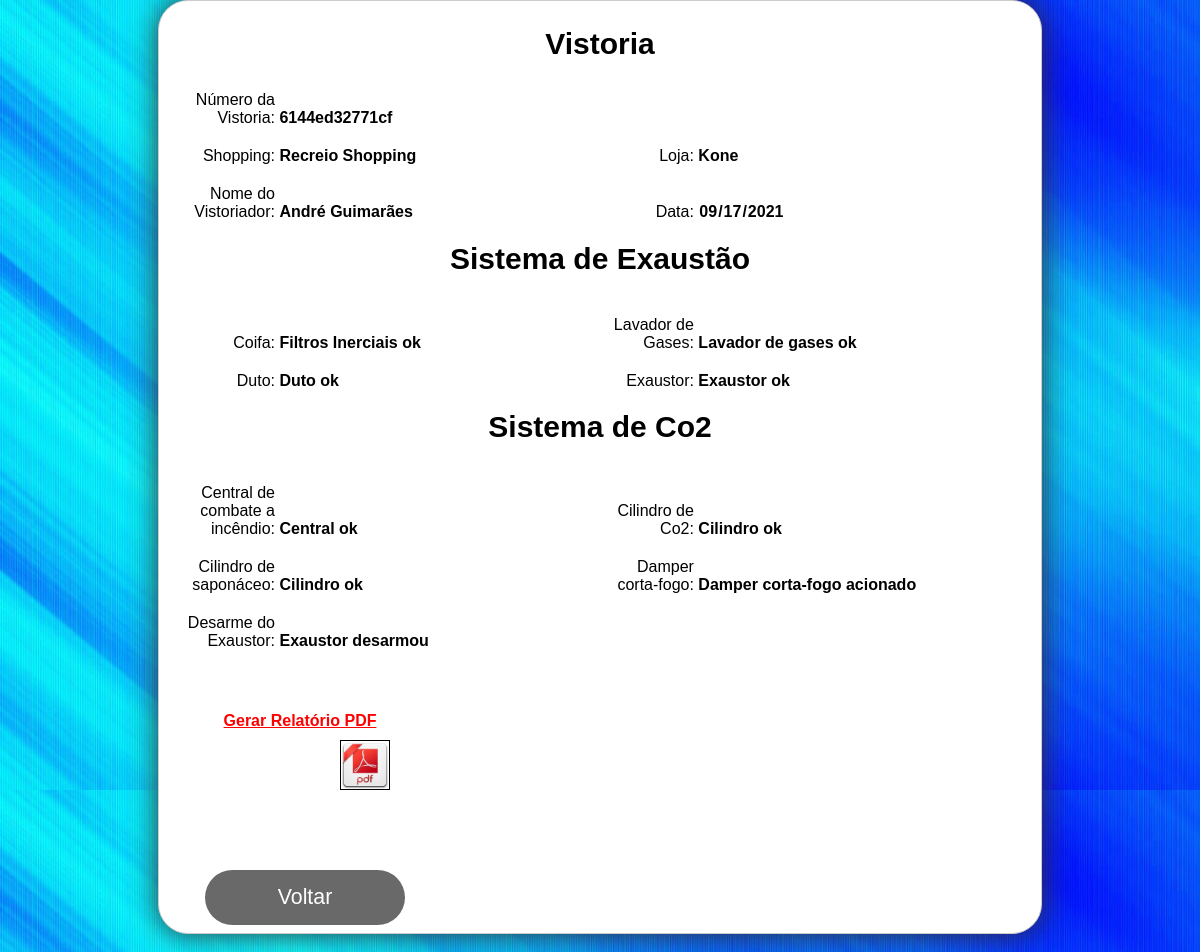
The app's page /vistoria/relatorioIndividual.php?idEquipamentos=118 (signed in) with its own data.
### tables this page shows
CREATE TABLE `equipamentos` (
  `idEquipamentos` int(11) NOT NULL AUTO_INCREMENT,
  `shoppingVistoria` varchar(50) DEFAULT NULL,
  `lojaVistoria` varchar(50) DEFAULT NULL,
  `nomeVistoriador` varchar(20) DEFAULT NULL,
  `dataVistoria` date DEFAULT NULL,
  `coifa` varchar(100) DEFAULT NULL,
  `lavador` varchar(100) DEFAULT NULL,
  `duto` varchar(100) DEFAULT NULL,
  `exaustor` varchar(100) DEFAULT NULL,
  `central` varchar(100) DEFAULT NULL,
  `co2` varchar(100) DEFAULT NULL,
  `saponaceo` varchar(100) DEFAULT NULL,
  `damper` varchar(100) DEFAULT NULL,
  `desarmeEx` varchar(100) DEFAULT NULL,
  `id_loja` int(11) DEFAULT NULL,
  `numero` varchar(13) NOT NULL,
  PRIMARY KEY (`idEquipamentos`),
  UNIQUE KEY `id_loja` (`id_loja`)
);

### vistoria/relatorioIndividual.php (the view, shortened to what this page needs)
<?php
	include_once "../conexao.php";
	$idEquipamentos = filter_var($_GET['idEquipamentos'], FILTER_SANITIZE_NUMBER_INT);
	$consulta = $conectar->query("SELECT * FROM equipamentos WHERE idEquipamentos = '$idEquipamentos'");
	$linha = $consulta->fetch(PDO::FETCH_ASSOC);
?>
<!DOCTYPE html>
<html lang="pt-BR">
<head>
	<link rel="stylesheet" href="../estilos.css">
</head>
<body>
<form class="cadastroVistoria" action="#" method="post">
    <h3 id="cadastroShop">Vistoria</h3>
       <div>
        <label for="numero">Número da Vistoria:</label>
             <input type="text" name="numero" value="<?php echo $linha['numero']?>" id="numero" readonly/>
    </div>
   <div class="esquerda">
        <label for="shoppingVistoria">Shopping:</label>
             <input type="text" name="shoppingVistoria" value="<?php echo $linha['shoppingVistoria']?>" id="shoppingVistoria" readonly/>
    </div>
    <div class="direita">
        <label for="lojaVistoria">Loja:</label>
             <input type="text" name="lojaVistoria" value="<?php echo $linha['lojaVistoria']?>" id="lojaVistoria" readonly/>
    </div>
    <div class="esquerda">
        <label for="nomeVistoriador">Nome do Vistoriador:</label>
             <input type="text" name="nomeVistoriador" value="<?php echo $linha['nomeVistoriador']?>" id="nomeVistoriador" readonly/>
    </div>
    <div class="esquerda">
        <label for="dataVistoria">Data:</label>
        <input type="date" name="dataVistoria" value="<?php echo $linha['dataVistoria']?>" id="dataVistoria" readonly/>
    </div>
      <h3 id="cadastroShop">Sistema de Exaustão</h3>
    <div class="direita">
        <label for="coifa">Coifa:</label>
         <input type="text" name="coifa" value="<?php echo $linha['coifa']?>" id="coifaRel" readonly/>
    </div>
    <div class="esquerda">
        <label for="lavador">Lavador de Gases:</label>
        <input type="text" name="lavador" value="<?php echo $linha['lavador']?>" id="lavadorRel" readonly/>
    </div>
    <div class="direita">
        <label for="duto">Duto:</label>
        <input type="text" name="duto" value="<?php echo $linha['duto']?>" id="dutoRel" readonly/>
    </div>
      <div class="esquerda">
       <label for="exaustor">Exaustor:</label>
       <input type="text" name="exaustor" value="<?php echo $linha['exaustor']?>" id="exaustorRel" readonly/>
    </div>
    <h3 id="cadastroShop">Sistema de Co2</h3>
     <div class="direita">
      <label for="central">Central de combate a incêndio:</label>
       <input type="text" name="central" value="<?php echo $linha['central']?>" id="centralRel" readonly/>
    </div>
      <div class="esquerda">
       <label for="co2">Cilindro de Co2:</label>
       <input type="text" name="co2" value="<?php echo $linha['co2']?>" id="co2Rel" readonly/>
    </div>
    <div class="direita">
          <label for="saponaceo">Cilindro de saponáceo:</label>
          <input type="text" name="saponaceo" value="<?php echo $linha['saponaceo']?>" id="saponaceoRel" readonly/>
    </div>
    <div class="esquerda">
       <label for="damper">Damper corta-fogo:</label>
        <input type="text" name="damper" value="<?php echo $linha['damper']?>" id="damperRel" readonly/>
    </div>
    <div class="direita">
          <label for="desarmeEx">Desarme do Exaustor:</label>
          <input type="text" name="desarmeEx" value="<?php echo $linha['desarmeEx']?>" id="desarmeExRel" readonly/>
    </div>
    <div>
                    <button class="threed" id="botaoVoltarPesquisaRel" ><a href="editar-excluirVistoria.php">Voltar</a> </button>
    </div>
    </form>
    <br>
    <div>
    <center>
        <form method="post" action="../relatorios/gera_pdf.php" target="_blank">
        <td align="center">
            <h4 id="h4PDF">Gerar Relatório PDF</h4>
            <input type="image" id="botaoPDF" src="../img/ico-pdf.png" style="width: 50px;" title="Gerar PDF">
        </td>
        </form>
    </center>
    </div>
</body>
</html>

### estilos.css (style rules this page uses)
* { margin: 0px; padding: 0px; }
h3 { text-align: center; margin-top: 50px; }
body { background-image: url("imagens/fundo2.jpg"); background-size: cover; font-family: arial; color: white; }
a { color: white; text-decoration: none; text-align: center; display: block; }
.cadastroVistoria { margin: 0 auto; width: 850px; height: 900px; background-color: white; color: black; padding: 1em; border: 1px solid #CCC; border-radius: 30px; overflow: hidden; font-family: sans-serif; box-shadow: 0 0 30px #333; }
h3#cadastroShop { margin-top: 10px; margin-bottom: 30px; font-size: 30px; }
.esquerda { display: inline-block; }
.direita { display: inline-block; }
input, select { font: 1em sans-serif; width: 300px; -moz-box-sizing: border-box; box-sizing: border-box; border: 1px solid #999; }
input { border-color: #000; }
div { margin: 10px; }
label { display: inline-block; width: 90px; text-align: right; }
button#botaoVoltarPesquisaRel { display: block; height: 55px; width: 200px; margin: 10px; border-radius: 30px; border: none; font-size: 16pt; padding: 10px 20px; background-color: #696969; color: white; outline: none; margin-left: 20px; margin-top: 200px; float: left; cursor: pointer; }
#botaoPDF { margin-top: 10px; float: left; margin-left: 330px; }
#h4PDF { color: red; margin-top: -250px; margin-left: -600px; text-decoration: underline; }
input#numero, input#shoppingVistoria, input#lojaVistoria, input#nomeVistoriador, input#dataVistoria, input#coifaRel, input#lavadorRel, input#dutoRel, input#exaustorRel, input#centralRel, input#co2Rel, input#saponaceoRel, input#damperRel, input#desarmeExRel { box-shadow: 0 0 0 0; border: 0 none; outline: 0; font-weight: bold; }

### records on screen
equipamentos: numero "6144ed32771cf", shoppingVistoria "Recreio Shopping", lojaVistoria "Kone", nomeVistoriador "André Guimarães", dataVistoria "09/17/2021", coifa "Filtros Inerciais ok", lavador "Lavador de gases ok", duto "Duto ok", exaustor "Exaustor ok", central "Central ok", co2 "Cilindro ok", saponaceo "Cilindro ok", damper "Damper corta-fogo acionado", desarmeEx "Exaustor desarmou"
